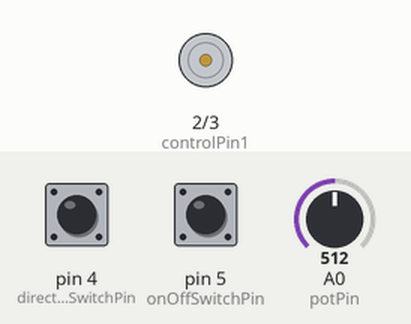
This sketch was run on a simulated Arduino Uno, built with avr-gcc and run on an emulated ATmega328P. Parts: motor-driver pin pairs drawn as motors (green arrow = first pin HIGH = forward, orange = second pin HIGH = backward, longer = more drive, scaled by the enable pin). The test bench sets the inputs (shaded band); at power-on: pin 4 (directionSwitchPin) LOW, pin 5 (onOffSwitchPin) LOW, A0 (potPin) = 512.

Above: at 1.2 s.
1.3 s: pin 4 (directionSwitchPin) pulled HIGH for 0.15 s
2.9 s: pin 5 (onOffSwitchPin) pulled HIGH for 0.15 s
At 3.5 s:
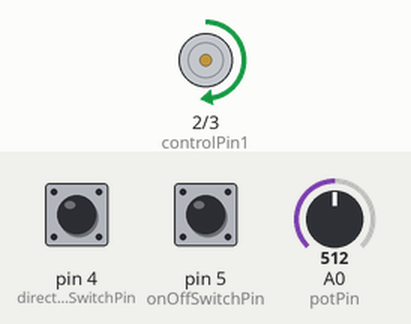
4.5 s: A0 (potPin) set to 716
At 5.7 s:
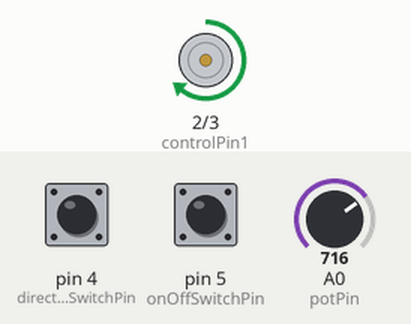
6.0 s: A0 (potPin) set to 900
At 7.1 s:
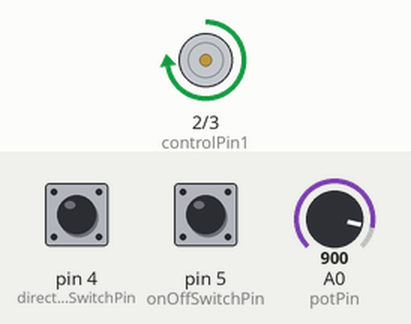
7.5 s: pin 4 (directionSwitchPin) pulled HIGH for 1 s
At 8.2 s:
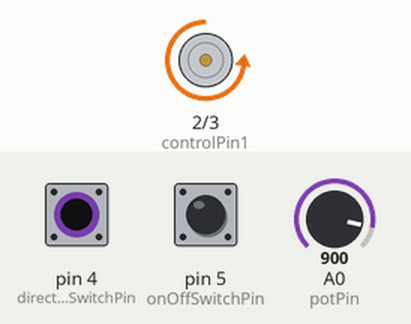
10.0 s: A0 (potPin) set to 511
At 11.3 s:
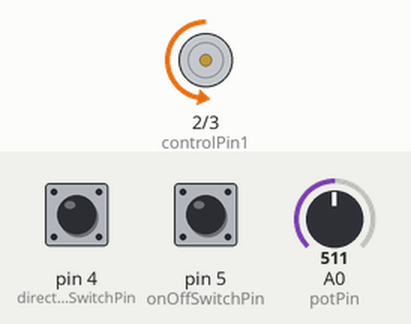
Timing chart, 0 to 12.5 s (numbered marks = the images above; inputs shaded):
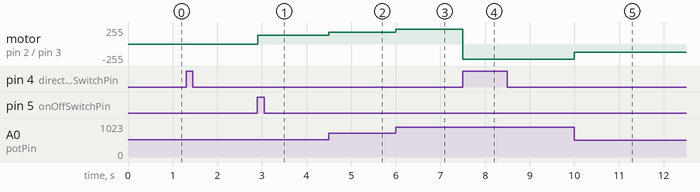

The sketch:

MotorControl.ino
```cpp
// Define pins that need to be used
const int controlPin1 = 2;
const int controlPin2 = 3;
const int enablePin = 9;
const int directionSwitchPin = 4;
const int onOffSwitchPin = 5;
const int potPin = A0;

// Define states
int onOffState = 0;
int previousOnOffState = 0;
int directionState = 0;
int previousDirectionState = 0;

// Define motor speecifications
int motorEnabled = 0;
int motorSpeed = 0;
int motorDirection = 0;


void setup() {
  pinMode(directionSwitchPin, INPUT);
  pinMode(onOffSwitchPin, INPUT);
  pinMode(controlPin1, OUTPUT);
  pinMode(controlPin2, OUTPUT);
  pinMode(enablePin, OUTPUT);
  digitalWrite(enablePin, LOW);
}

void loop() {
  onOffState = digitalRead(onOffSwitchPin);
  delay(1);
  directionState = digitalRead(directionSwitchPin);
  motorSpeed = analogRead(potPin)/4;

  //Enable or disable the motor when pressing onOffSwitchPin
  if(onOffState != previousOnOffState) {
    if(onOffState == HIGH) {
      motorEnabled = !motorEnabled;
    }
  }

  //Switch the direction of the motor when pressing directionSwitchPin
  if (directionState != previousDirectionState) {
    if (directionState == HIGH) {
      motorDirection = !motorDirection;
    }
  }

  if (motorDirection == 1) {
    digitalWrite(controlPin1, HIGH);
    digitalWrite(controlPin2, LOW);
  }

  else {
    digitalWrite(controlPin2, HIGH);
    digitalWrite(controlPin1, LOW);
  }

  if (motorEnabled == 1) {
    analogWrite(enablePin, motorSpeed);
  }

  else {
    analogWrite(enablePin, 0);
  }

  previousDirectionState = directionState;
  previousOnOffState = onOffState;
}
```

Measured:
- after the input at 2.9 s, motor on pin 2 (controlPin1) / pin 3 (controlPin2): stopped → forward 128/255 at once
- after the input at 4.5 s, motor on pin 2 (controlPin1) / pin 3 (controlPin2): forward 128/255 → forward 179/255 at once
- after the input at 6.0 s, motor on pin 2 (controlPin1) / pin 3 (controlPin2): forward 179/255 → forward 225/255 at once
- after the input at 7.5 s, motor on pin 2 (controlPin1) / pin 3 (controlPin2): forward 225/255 → backward 225/255 at once
- after the input at 10.0 s, motor on pin 2 (controlPin1) / pin 3 (controlPin2): backward 225/255 → backward 127/255 at once
